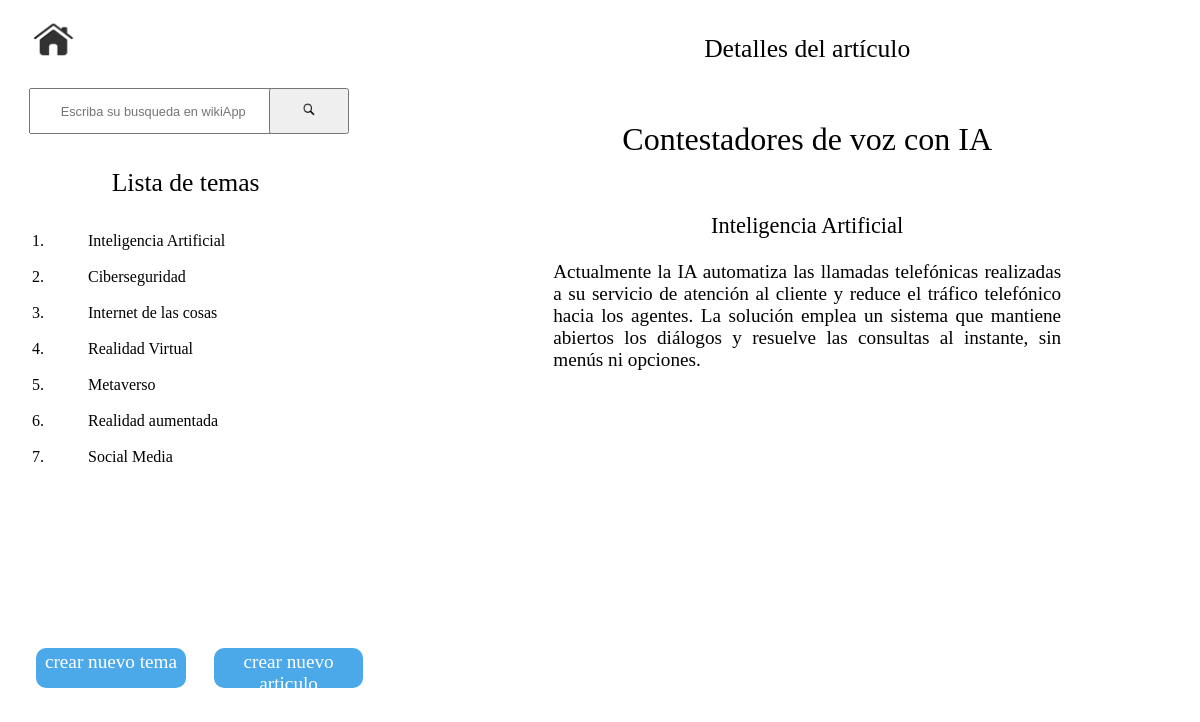
Page /articulos/1 on the committed database.
### wikiApp/models.py (models this page shows)
class temaWiki(models.Model):
    nombre_tema = models.CharField(max_length=128, null=True, blank=True)
    descripcion_tema = models.CharField(max_length=512, null=True, blank=True)

class articuloWiki(models.Model):
    titulo = models.CharField(max_length=128)
    contenido = models.CharField(max_length=1024)
    tema_relacionado = models.ForeignKey(temaWiki, null=True, blank=True, on_delete=models.SET_NULL)

### wikiApp/views.py (the view)
# urls.py: path('articulos/<str:id_articulo>',views.articulos,name="articulos"),
def articulos(request,id_articulo):
    temas = temaWiki.objects.all()
    articulo_id = articuloWiki.objects.get(id=id_articulo)
    return render(request, 'articulos.html',{
        'temas': temas, 'articulo':articulo_id
    })

### wikiApp/templates/articulos.html (shortened to what this page needs)
{% extends "layout.html" %}
{% block encabezado%}
	Detalles del artículo
{%endblock%}
{% block contenido%}
<div class="articulos_descripcion">
	<div class="articulo_desc_titulo">
		<p class="art_titulo">
			{{articulo.titulo}}
		</p>
	</div>
	<div class="articulo_desc_tema">
		<p class="art_tema">
			{{articulo.tema_relacionado.nombre_tema}}
		</p>
	</div>
	<div class="articulo_desc_contenido">
		<p class="art_contenido">
			{{articulo.contenido}}
		</p>
	</div>
</div>
{% endblock %}

### wikiApp/templates/layout.html (shortened to what this page needs)
{% load static %}
<!DOCTYPE html>
<html>
<head>
	<link rel="stylesheet" href="{% static 'wiki_estilos_customizados.css' %}">
</head>
<body>
	<div class="wiki_contendor_principal">
		<div class="panel_izquierdo">
			<div class="home">
				<a class="link_home" href="{% url 'wikiApp:principal' %}">
					<img class="imagen_home" src="{% static 'home.png' %}">
				</a>
			</div>
			<div class="bloque_busqueda">
				<div class="barra_busqueda_contenedor">
					<form class="barra_busqueda" method="post" action="{% url 'wikiApp:busqueda' %}">
						<div class="barra_busqueda_texto">
							<input class="busqueda_texto_estilos" type="text" id="buscador" name="buscador" placeholder="Escriba su busqueda en wikiApp">
						</div>
						<div class="barra_busqueda_icono">
							<button class="boton_busqueda">
								<img class="imagen_busqueda" src="{% static 'buscador.png' %}">
							</button>
						</div>
					</form>
				</div>
			</div>
			<div class="listado_temas">
				<div class="bloque_titulo_tema">
					<span class="listado_temas_titulo">Lista de temas</span>
				</div>
				<ol>
					{% for tema in temas %}
					<br>
					<li>
						<ul style="list-style: none;">
							<li><a href="{% url 'wikiApp:articulos_x_tema' tema.id %}" style="text-decoration: none;color: black;">{{ tema.nombre_tema }}</a></li>
						</ul>
					</li>
					{% endfor %}
				</ol>
			</div>
			<div class="botones">
				<a class="boton_estilo" href="{% url 'wikiApp:nuevo_tema' %}">
					<span class="boton_texto">crear nuevo tema</span>
				</a>
				<a class="boton_estilo" href="{% url 'wikiApp:nuevo_articulo' %}">
					<span class="boton_texto">crear nuevo articulo</span>
				</a>
			</div>
		</div>
		<div class="panel_derecho">
			<div class="titulo_seccion">
				<p class="titulo_seccion_estilo">{% block encabezado %}{% endblock %}</p>
			</div>
			<div class="visualizacion_seccion">
				{% block contenido %}{% endblock %}
			</div>
		</div>
	</div>
</body>
</html>

### wikiApp/static/wiki_estilos_customizados.css (style rules this page uses)
body { height: 100vh; }
.wiki_contendor_principal { display: flex; flex-direction: row; align-items: center; width: 100%; height:100vh; }
.panel_izquierdo { width:30%; height: 100vh; }
.home { position: absolute; margin-left: 1.5rem; margin-top: 0.5rem; width: 20%; }
.imagen_home { width: 18%; }
.panel_derecho { width:65%; height: 100vh; display: flex; flex-direction: column; align-items: center; margin-left: 5%; }
.titulo_seccion_estilo { font-size: 1.6rem !important; }
.bloque_busqueda { height: 20%; }
.listado_temas { height: 60%; }
.bloque_titulo_tema { position: relative; width: 100%; text-align: center; }
.listado_temas_titulo { font-size: 1.6rem !important; }
.botones { height: 20%; display: flex; flex-direction: row; justify-content: space-between; }
.boton_estilo { width: 42%; margin-left: 8%; background-color: #4ba9e9; border-color: #4ba9e9; height: 5vh; text-align: center; border-radius: 10px; }
.boton_texto { position: relative; font-size: 1.2rem; top:0.2rem; color: #FFFFFF; }
a { text-decoration: none; }
.barra_busqueda { position: relative; width: 90%; height: 8vh; display: flex; flex-direction: row; top: 5rem; margin-bottom: 2rem; margin-left:6%; }
.barra_busqueda_texto { width: 75%; height: 5vh; }
.busqueda_texto_estilos { width: 100%; height: 100%; }
.barra_busqueda_icono { width: 25%; height: 5.8vh; }
.boton_busqueda { height: 100%; }
.imagen_busqueda { width: 20%; }
.busqueda_texto_estilos ::placeholder { text-align: center; }
::placeholder { font-size: 0.8rem; text-align: center; }
.visualizacion_seccion { width: 100%; }
.articulos_descripcion { width: 100%; display: flex; flex-direction: column; align-items: center; }
.articulo_desc_titulo { width: 100%; text-align: center; }
.art_titulo { font-size: 2.0rem; }
.articulo_desc_tema { width: 100%; text-align: center; }
.art_tema { font-size: 1.4rem; }
.articulo_desc_contenido { width: 100%; text-align: center; }
.art_contenido { width: 66%; margin: 0 auto; text-align: justify; font-size: 1.2rem; }

### rows in the picture
temaWiki: nombre_tema "Inteligencia Artificial"
temaWiki: nombre_tema "Ciberseguridad"
temaWiki: nombre_tema "Internet de las cosas"
temaWiki: nombre_tema "Realidad Virtual"
temaWiki: nombre_tema "Metaverso"
temaWiki: nombre_tema "Realidad aumentada"
temaWiki: nombre_tema "Social Media"
articuloWiki: titulo "Contestadores de voz con IA", tema_relacionado.nombre_tema "Inteligencia Artificial", contenido "Actualmente la IA automatiza las llamadas telefónicas realizadas a su servicio de atención al cliente y reduce el tráfico telefónico hacia los agentes. La solución emplea un sistema que mantiene abiertos los diálogos y resuelve las consultas al instante, sin menús ni opciones."
